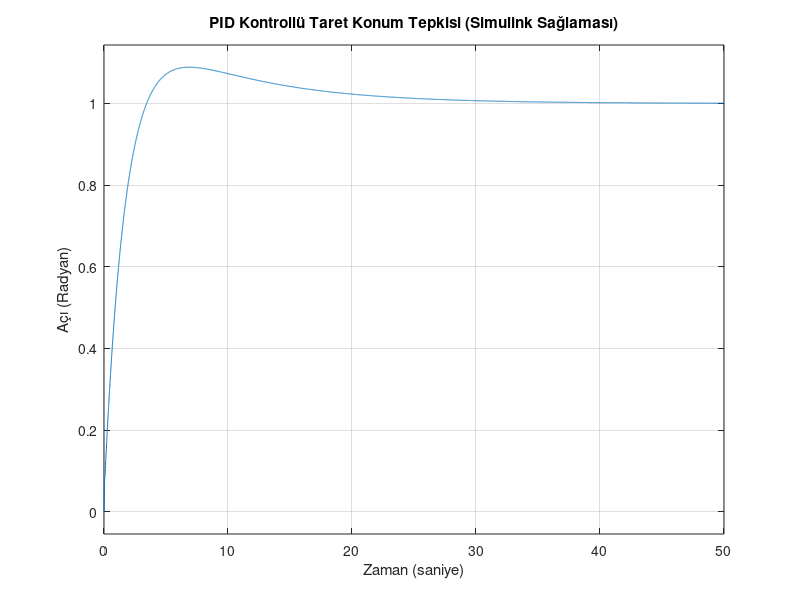

This figure's MATLAB source: (Note: this script raises an error after producing the figure.)
clc; clear; close all;

%% 1. SİSTEM PARAMETRELERİ (Tahmini/Ölçülen Değerler)
R  = 10;       % Direnç (Ohm)
Kt = 0.012;    % Tork Sabiti (Nm/A)
Kb = 0.012;    % Zıt EMF Sabiti (V.s/rad)
N  = 100;      % Dişli Oranı (100:1)
K  = 15; %bizde rulman var       % Kaplin Yay Sertliği (Nm/rad)
JL = 0.003;    % Taret + Alyan Atalet Momenti (kg.m^2)

%% 2. TRANSFER FONKSİYONU OLUŞTURMA
% G(s) = Theta_L(s) / V(s)

% Pay (Numerator): Kt * N * K
num = [Kt * N * K];

% Payda (Denominator): s * [ (R*JL)s^2 + (Kt*Kb*N^2)s + (R*K) ]
% Açılımı: (R*JL)s^3 + (Kt*Kb*N^2)s^2 + (R*K)s + 0
den = [ (R*JL),  (Kt*Kb*N^2),  (R*K),  0 ];

% Açık Çevrim Sistemi Tanımla (TF nesnesi)
G_sistem = tf(num, den);

disp('Sistemin Açık Çevrim Transfer Fonksiyonu:');
G_sistem;

%% 3. PID KONTROLCÜ VE KAPALI ÇEVRİM
% Senin kodundaki değerler: Kp=6, Ki=0.6, Kd=0.35
Kp = 6;
Ki = 0.6;
Kd = 0.35;

C_pid = pid(Kp, Ki, Kd);

% Kapalı Çevrim (Feedback) Oluşturma
% feedback(Sistem, 1) komutu varsayılan olarak NEGATİF geri besleme yapar.
T_kapali_cevrim = feedback(C_pid * G_sistem, 1);

%% 4. GRAFİK ÇİZDİRME (Basamak Tepkisi)
figure;
step(T_kapali_cevrim); % Sisteme 1 birimlik (Radyan) komut verilir
grid on;
title('PID Kontrollü Taret Konum Tepkisi (Simulink Sağlaması)');
xlabel('Zaman (saniye)');
ylabel('Açı (Radyan)');

% Hedef çizgisi (Görsellik için)
yline(1, '--r', 'Hedef (1 Radyan)');
